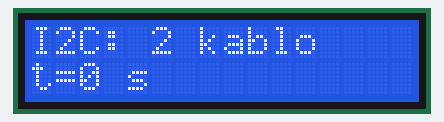
A sketch run on a simulated Arduino Uno, built with avr-gcc and run on an emulated ATmega328P. Shown: 16×2 character LCD.

Above: at 0.1 s.
At 4.1 s:
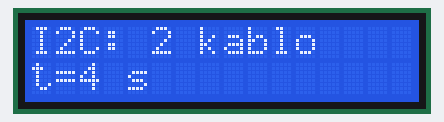
At 9.1 s:
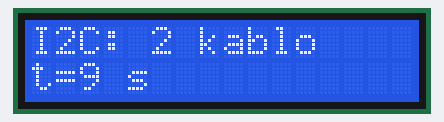
At 19.1 s:
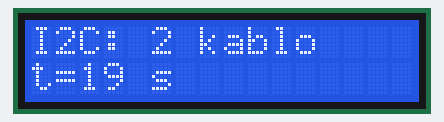
At 28.1 s:
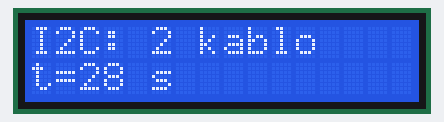
At 38.2 s:
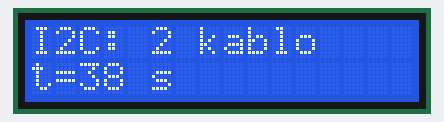

The sketch:

lcd_i2c.ino
```cpp
// PCF8574 I2C LCD adaptörü: VCC -> 5V, GND, SDA -> A4, SCL -> A5. Adres genelde 0x27 (bazı kartlarda 0x3F).
#include <Wire.h>
#include <LiquidCrystal_I2C.h>

LiquidCrystal_I2C lcd(0x27, 16, 2);

void setup() {
  lcd.init();
  lcd.backlight();
  lcd.print("I2C: 2 kablo");
}

void loop() {
  lcd.setCursor(0, 1);
  lcd.print("t=");
  lcd.print(millis() / 1000);
  lcd.print(" s   ");
  delay(200);
}
```

Measured:
- what the display in image 1 shows lasts 1.1 s, from 4.0 s to 5.1 s
